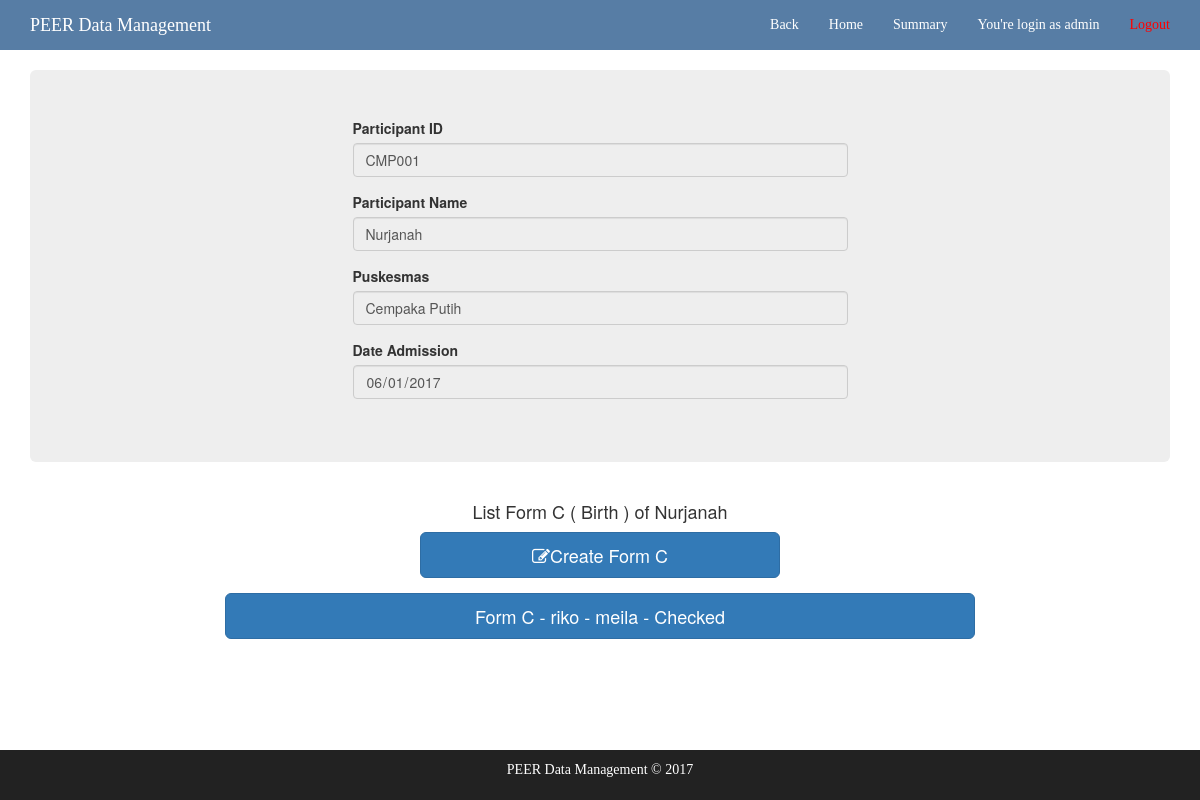
/participant/2/form_c/ (signed in), run on the app's committed database.
### core/models.py (models this page shows, shortened)
class Participant(models.Model):
	participant_id = models.CharField(max_length=10, blank=True)
	name = models.CharField(max_length=30, blank=True)
	date_admission = models.DateField()
	puskesmas = models.ForeignKey(Puskesmas, on_delete=models.PROTECT)
	created_by = models.CharField(max_length=25, blank=True)
	updated_by = models.CharField(max_length=25, blank=True)
	created_time = models.CharField(max_length=50, blank=True)
	updated_time = models.CharField(max_length=50, blank=True)
	active_status = models.BooleanField(default=True)

class Puskesmas(models.Model):
	puskesmas_id = models.CharField(max_length=5, blank=True)
	name = models.CharField(max_length=25, blank=True)

### forms_c/models.py (models this page shows, shortened)
class CBirth(models.Model):
	participant = models.ForeignKey(Participant, on_delete=models.PROTECT)
	child_name = models.CharField(max_length=25, null=True, blank=True)
	child_id = models.CharField(max_length=25, null=True, blank=True)
	interviewer_id = models.CharField(max_length=25, null=True, blank=True)
	data_entry_id = models.CharField(max_length=25, null=True, blank=True)
	data_checked_id = models.CharField(max_length=25, blank=True, null=True)
	date_admission = models.CharField(max_length=10, blank=True, null=True)
	date_interviewed = models.CharField(max_length=10, blank=True, null=True)
	date_data_entered = models.CharField(max_length=10, blank=True, null=True)
	date_data_checked = models.CharField(max_length=10, blank=True, null=True)
	is_save_all = models.BooleanField(default=False)

### core/views.py (the view)
# urls.py: url(r'^participant/(?P<participant_id>[0-9]+)/form_c/$', views.form_c, name='form_c'),
@login_required(login_url='core:login')
def form_c(request, participant_id):
	participant = Participant.objects.get(id=participant_id)
	forms = CBirth.objects.filter(participant_id=participant_id)
	date_admission = participant.date_admission.__str__()
	return render(request, 'core/form_c.html', {'participant' : participant, 'forms' : forms, 'date_admission' : date_admission})

### core/templates/core/form_c.html
{% extends 'brief-header.html' %}
{% block content2 %}
    <div class="mycenter">
        <div class="form-group row">
            {% if forms.count < 2 %}
            <h4 style="text-align: center; margin-top: 10px;"> List Form C ( Birth ) of {{ participant.name }} </h4>
            <div class="col-md-4 col-md-offset-4">
                <a href="{{request.get_full_path}}create" class="btn btn-primary btn-lg btn-block">
                    <i class="fa fa-pencil-square-o" aria-hidden="true"></i>Create Form C
                </a>
            </div>
            {% else %}
            <h4 style="text-align: center; margin-top: 10px;"> List Form C ( Birth ) of {{ participant.name }} </h4>
            {% endif %}
        </div>
    </div>
        <div class="list_all_form">
                {% for form in forms %}
                <div class="form-group row">
                    <div class="col-md-8 col-md-offset-2 more-form">
                        <a href="{{request.get_full_path}}{{form.id}}" class="btn btn-primary btn-lg btn-block">
                            {% if form.data_checked_id != None and form.data_checked_id != "" %}
                                Form C - {{ form.child_name }} - {{ form.data_entry_id }}  - Checked
                            {% elif form.is_save_all %}
                                Form C - {{ form.child_name }} - {{ form.data_entry_id }}  - Submitted
                            {% else %}
                                Form C - {{ form.child_name }} - {{ form.data_entry_id }}  -
                                On Progress
                            {% endif %}
                        </a>
                    </div>
                </div>
                {% endfor %}
        </div>
{% endblock %}

### core/templates/brief-header.html
{% extends 'base.html' %}
{% block content %}
<div class="container">
        <div class="jumbotron participantBox">
            <form class="patient-form-data">
                <div class="row">
                    <div class="col-md-6 col-md-offset-3 col-xs-6 col-xs-offset-3 col-sm-6 col-sm-offset-3">
                        <div class="form-group">
                            <label for="participant_id"> Participant ID</label>
                            <input class="form-control disabled" type="text" value="{{participant.participant_id}}" readonly>
                        </div>
                        <div class="form-group">
                            <label for="participant_name"> Participant Name </label>
                            <input class="form-control" type="text" value="{{participant.name}}" readonly>
                        </div>
                        <div class="form-group">
                            <label for="participant_name"> Puskesmas </label>
                            <input class="form-control" type="text" value="{{participant.puskesmas.name}}" readonly>
                        </div>
                        <div class="form-group">
                            <label for="date_admission"> Date Admission </label>
                            <input class="form-control" type="date" value="{{date_admission}}" readonly>
                        </div>
                    </div>
                </div>
            </form>
        </div>
        {% block content2 %}
        {% endblock %}
</div>
{% endblock %}

### core/templates/base.html (shortened to what this page needs)
{% load staticfiles %}
<!DOCTYPE html>
<html lang="en">
<head>
    <link rel="stylesheet" href="https://maxcdn.bootstrapcdn.com/bootstrap/3.3.7/css/bootstrap.min.css">
    <link rel="stylesheet" href="https://cdn.datatables.net/1.10.15/css/dataTables.bootstrap.min.css">
    <link rel="stylesheet" href="https://cdn.datatables.net/responsive/2.1.1/css/responsive.bootstrap.min.css">
    <link rel="stylesheet" href="https://cdn.datatables.net/select/1.2.2/css/select.dataTables.min.css">
    <link href="http://maxcdn.bootstrapcdn.com/font-awesome/4.1.0/css/font-awesome.min.css" rel="stylesheet">
    <link rel="stylesheet" href="https://cdnjs.cloudflare.com/ajax/libs/jquery-confirm/3.3.0/jquery-confirm.min.css">
</head>
<body>
    <nav class="navbar navbar-inverse navbar-fixed-top" role="navigation">
        <div class="container">
            <div class="navbar-header">
                <a class="navbar-brand" href="{% url 'core:home' %}" style="color:white; font-family:verdana;">PEER Data Management</a>
            </div>
            <div class="collapse navbar-collapse" id="bs-example-navbar-collapse-1">
                <ul class="nav navbar-nav navbar-right">
                    <li>
                    <a href="../" style="color:white; font-family:verdana;">Back</a>
                    </li>
                    <li>
                        <a href="{% url 'core:home' %}" style="color:white; font-family:verdana;">Home</a>
                    </li>
                    <li>
                        <a href="{% url 'core:summary' %}" style="color:white; font-family:verdana;">Summary</a>
                    </li>
                    <li>
                        <a href="#" style="color:white; font-family:verdana;">You're login as {{ request.user.username }}</a>
                    </li>
                    <li>
                        <a href="{% url 'core:logout'%}" style="color:red; font-family:verdana;">Logout</a>
                    </li>
                </ul>
            </div>
        </div>
    </nav>
    {% block content %}
    {% endblock %}
    <div class="footer">
      <div class="container">
        <p class="text-muted" style="color:white; font-family:verdana;">PEER Data Management &copy; 2017</p>
      </div>
    </div>
</body>
</html>

### core/templates/base.html (style rules this page uses)
html { height: 100%; }
body { min-height: 100%; padding-top: 70px; position: relative; margin: 0; padding-bottom: 6rem; }
.mycenter { margin: auto; width: 100%; }
.footer { position: absolute; right: 0; bottom: 0; left: 0; padding: 1rem; background-color: #222; border-color: #080808; text-align: center; }
.navbar.navbar-inverse { background-color:#577da5; border-color: white; }

### data on the page
Participant: participant_id "CMP001", name "Nurjanah", puskesmas.name "Cempaka Putih"
CBirth: child_name "riko", data_entry_id "meila"

### other printed values
{{ request.user.username }} "admin"
